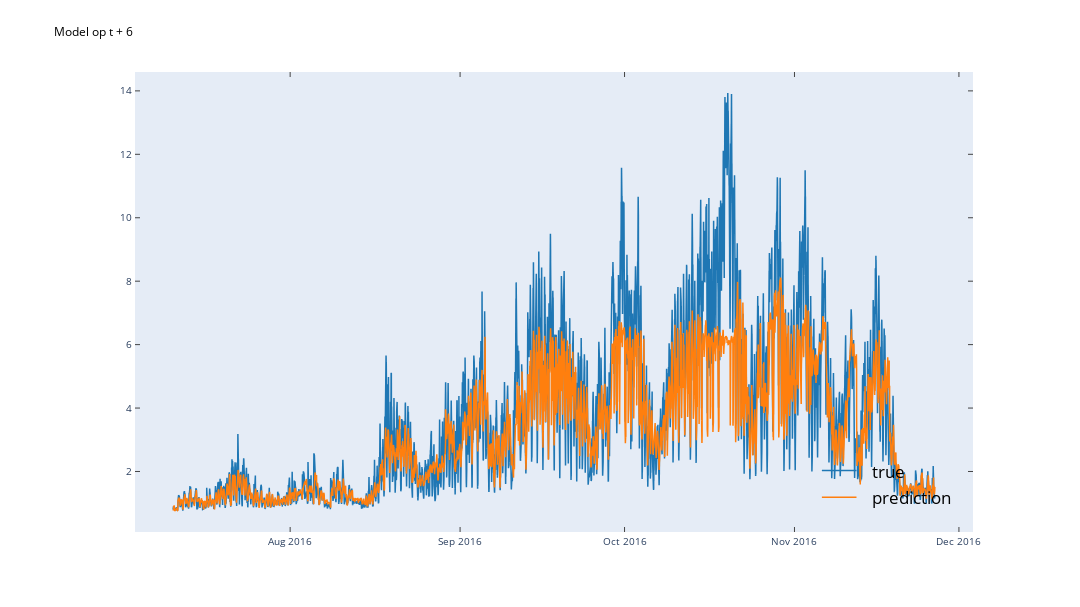

Here is the notebook cell this chart was saved with:
### Code cell
y_pred = model.predict(MLdb.test_x)
horizon = 6*1
scale = 0.75
plot = plt.figure(figsize=(scale*1920/my_dpi, scale*1080/my_dpi))
plt.plot(MLdb.test_y.iloc[:,horizon-1],label = 'true')
plt.plot(MLdb.test_x.index,y_pred[:,horizon-1], label = 'prediction')
plt.legend(fontsize = 'xx-large',loc = 'lower right')
plt.title('Model op t + '+str(horizon))
# plt.ylim(0,20)

plotly.tools.mpl_to_plotly(plot)

### Figure 1 — Plotly figure (JSON) as saved in the notebook; plotly's stock layout.template omitted (floating-point values rounded to 4 significant figures; data arrays with more than 128 entries replaced by an {"elided": "..."} marker saying what was removed)
{"data": [{"line": {"color": "rgba (31, 119, 180, 1)", "dash": "solid", "width": 1.5}, "mode": "lines", "name": "true", "type": "scatter", "x": {"elided": "20001 str values"}, "xaxis": "x", "y": {"elided": "20001 float values"}, "yaxis": "y"}, {"line": {"color": "rgba (255, 127, 14, 1)", "dash": "solid", "width": 1.5}, "mode": "lines", "name": "prediction", "type": "scatter", "x": {"elided": "20001 str values"}, "xaxis": "x", "y": {"elided": "20001 float values"}, "yaxis": "y"}], "layout": {"annotations": [{"align": "left", "font": {"color": "#000000", "size": 17.28}, "opacity": 1, "showarrow": false, "text": "true", "x": 0.8775, "xanchor": "left", "xref": "paper", "y": 0.1027, "yanchor": "bottom", "yref": "paper"}, {"align": "left", "font": {"color": "#000000", "size": 17.28}, "opacity": 1, "showarrow": false, "text": "prediction", "x": 0.8775, "xanchor": "left", "xref": "paper", "y": 0.04464, "yanchor": "bottom", "yref": "paper"}], "autosize": false, "height": 607, "hovermode": "closest", "margin": {"b": 75, "l": 135, "pad": 0, "r": 107, "t": 72}, "shapes": [{"line": {"color": "rgba (31, 119, 180, 1)", "dash": "solid", "width": 1.5}, "type": "line", "x0": 0.8197, "x1": 0.861, "xref": "paper", "y0": 0.1339, "y1": 0.1339, "yref": "paper"}, {"line": {"color": "rgba (255, 127, 14, 1)", "dash": "solid", "width": 1.5}, "type": "line", "x0": 0.8197, "x1": 0.861, "xref": "paper", "y0": 0.07581, "y1": 0.07581, "yref": "paper"}], "showlegend": false, "title": {"font": {"color": "#000000", "size": 12}, "text": "Model op t + 6"}, "width": 1080, "xaxis": {"anchor": "y", "domain": [0, 1], "mirror": "ticks", "nticks": 10, "range": ["2016-07-03 16:44:00", "2016-12-03 13:36:00"], "showgrid": false, "showline": true, "side": "bottom", "tickfont": {"size": 10}, "ticks": "inside", "type": "date", "zeroline": false}, "yaxis": {"anchor": "x", "domain": [0, 1], "mirror": "ticks", "nticks": 9, "range": [0.09184, 14.6], "showgrid": false, "showline": true, "side": "left", "tickfont": {"size": 10}, "ticks": "inside", "type": "linear", "zeroline": false}}}
